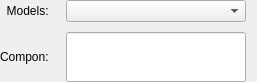
<?xml version="1.0" encoding="UTF-8"?>
<ui version="4.0">
 <class>Form</class>
 <widget class="QWidget" name="Form">
  <property name="geometry">
   <rect>
    <x>0</x>
    <y>0</y>
    <width>257</width>
    <height>81</height>
   </rect>
  </property>
  <property name="windowTitle">
   <string>Form</string>
  </property>
  <layout class="QVBoxLayout" name="verticalLayout">
   <property name="spacing">
    <number>5</number>
   </property>
   <property name="leftMargin">
    <number>0</number>
   </property>
   <property name="topMargin">
    <number>0</number>
   </property>
   <property name="bottomMargin">
    <number>0</number>
   </property>
   <item>
    <layout class="QGridLayout" name="gridLayout">
     <property name="verticalSpacing">
      <number>10</number>
     </property>
     <item row="0" column="0">
      <widget class="QLabel" name="label">
       <property name="text">
        <string>  Models: </string>
       </property>
      </widget>
     </item>
     <item row="0" column="1">
      <widget class="QComboBox" name="detectionModel_cbox">
       <property name="minimumSize">
        <size>
         <width>150</width>
         <height>0</height>
        </size>
       </property>
       <property name="maximumSize">
        <size>
         <width>180</width>
         <height>16777215</height>
        </size>
       </property>
      </widget>
     </item>
     <item row="1" column="0">
      <widget class="QLabel" name="label_2">
       <property name="text">
        <string>Compon:</string>
       </property>
      </widget>
     </item>
     <item row="1" column="1">
      <widget class="QLineEdit" name="model_component">
       <property name="minimumSize">
        <size>
         <width>180</width>
         <height>50</height>
        </size>
       </property>
       <property name="maximumSize">
        <size>
         <width>180</width>
         <height>50</height>
        </size>
       </property>
      </widget>
     </item>
    </layout>
   </item>
  </layout>
 </widget>
 <resources/>
 <connections/>
</ui>
